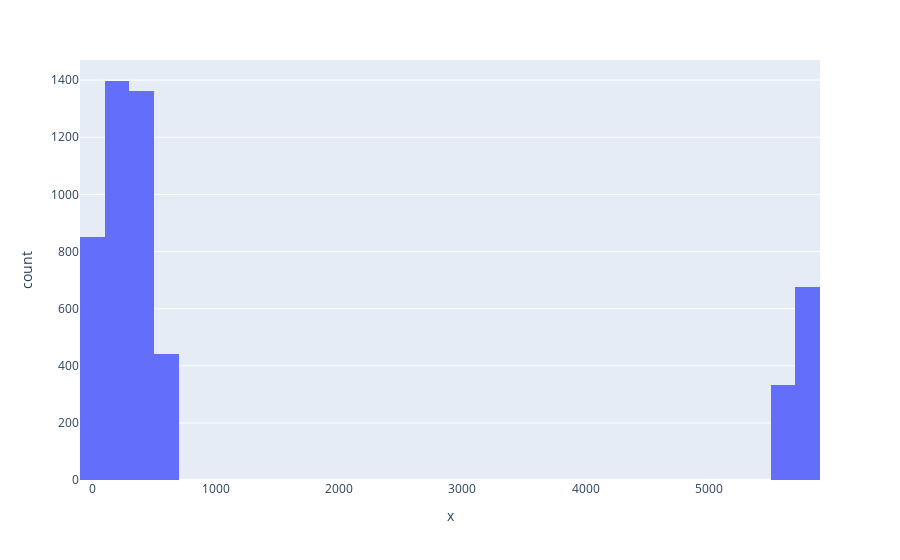

The cell this chart's notebook holds for it:
### Code cell
import plotly.express as go
fig = go.histogram(x=drs_zones)
fig.show()

### Figure 1 — Plotly figure (JSON) as saved in the notebook; plotly's stock layout.template omitted (floating-point values rounded to 4 significant figures; data arrays with more than 128 entries replaced by an {"elided": "..."} marker saying what was removed)
{"data": [{"alignmentgroup": "True", "bingroup": "x", "hovertemplate": "x=%{x}<br>count=%{y}<extra></extra>", "legendgroup": "", "marker": {"color": "#636efa", "pattern": {"shape": ""}}, "name": "", "offsetgroup": "", "orientation": "v", "showlegend": false, "type": "histogram", "x": {"elided": "5063 float values"}, "xaxis": "x", "yaxis": "y"}], "layout": {"barmode": "relative", "legend": {"tracegroupgap": 0}, "margin": {"t": 60}, "xaxis": {"anchor": "y", "domain": [0, 1], "title": {"text": "x"}}, "yaxis": {"anchor": "x", "domain": [0, 1], "title": {"text": "count"}}}}
